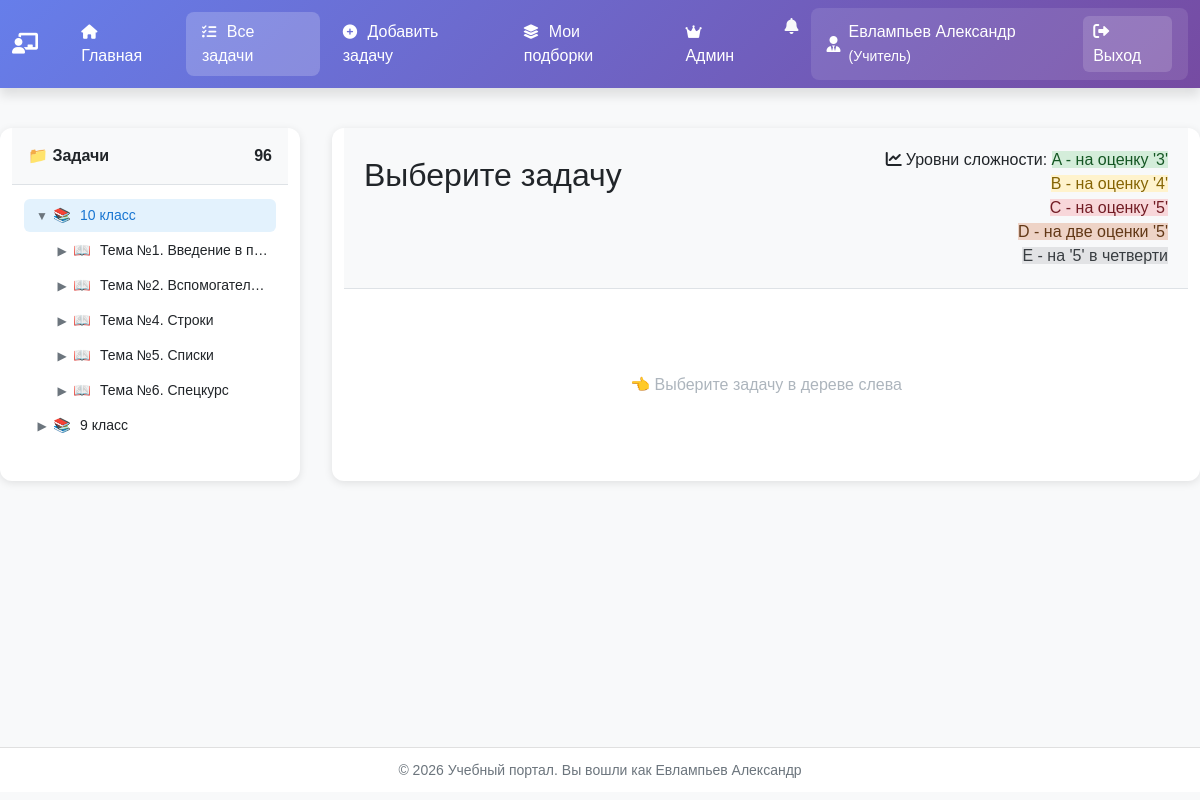
The page /tasks/ (signed in) on the database its author committed.
### users_app/models.py (models this page shows, shortened)
class User(AbstractUser):
    USER_TYPES = (
        ('teacher', 'Учитель'),
        ('student', 'Ученик'),
    )
    user_type = models.CharField(max_length=10, choices=USER_TYPES, default='student')
    middle_name = models.CharField('Отчество', max_length=50, blank=True)
    class Meta:
        verbose_name = 'Пользователь'
        verbose_name_plural = 'Пользователи'

### task_description_app/tasks/models.py (models this page shows, shortened)
class DifficultyLevel(models.Model):
    DIFFICULTY_CHOICES = [
        ('A', "Уровень A"),
        ('B', "Уровень B"),
        ('C', "Уровень C"),
        ('D', "Уровень D"),
        ('E', "Уровень E"),
    ]
    COLOR_CHOICES = [
        ('success', 'Зеленый (Easy)'),
        ('warning', 'Желтый (Medium)'),
        ('danger', 'Красный (Hard)'),
        ('brown', 'Коричневый (Very_Hard)'),
        ('dark', 'Черный (Expert)'),
    ]
    level_name = models.CharField(
        max_length=20,
        choices=DIFFICULTY_CHOICES,
        default='easy',
        unique=True,
        verbose_name='Уровень сложности'
    )
    display_name = models.CharField(
        max_length=50,
        verbose_name='Отображаемое название'
    )
    level_order = models.PositiveIntegerField(
        default=0,
        verbose_name='Порядок сортировки'
    )
    color_code = models.CharField(
        max_length=20,
        choices=COLOR_CHOICES,
        default='secondary',
        verbose_name='Цвет для отображения'
    )
    description = models.TextField(
        blank=True,
        verbose_name='Описание уровня'
    )
    class Meta:
        db_table = 'task_description_app_difficultylevel'
        verbose_name = 'Уровень сложности'
        verbose_name_plural = 'Уровни сложности'
        ordering = ['level_order', 'id']
    def get_grade_display(self):
        grade_map = {
            'A': "на оценку '3'",
            'B': "на оценку '4'",
            'C': "на оценку '5'",
            'D': "на две оценки '5'",
            'E': "на '5' в четверти",
        }
        return grade_map.get(self.level_name, self.display_name)

### task_description_app/tasks/views.py (the view)
# urls.py: path('', views.task_list, name='list'),
@login_required
def task_list(request):
    tasks = Task.objects.all()
    tree_data = build_tree_structure()
    total_tasks = Task.objects.count()
    difficulty_levels = DifficultyLevel.objects.all().order_by('level_order')
    context = {
        'tasks': tasks,
        'title': 'Список задач',
        'tree_data': json.dumps(tree_data),  # Передаем как JSON строку
        'total_tasks': total_tasks,
        'difficulty_levels': difficulty_levels,
    }
    return render(request, 'task_description_app/tasks/task_list.html', context)

### templates/task_description_app/tasks/task_list.html (shortened to what this page needs)
{% extends 'base.html' %}
{% load static %}
{% load pluralize_ru %}
{% block extra_css %}
    <link rel="stylesheet"
          href="https://cdnjs.cloudflare.com/ajax/libs/highlight.js/11.9.0/styles/atom-one-dark.min.css">
    <link rel="stylesheet" href="{% static 'tasks/css/tasks.css' %}">
{% endblock %}
{% block content %}
    <div class="row task-container">
        <div class="col-md-3 sidebar">
            <div class="sidebar-header">
                <span>📁 Задачи</span>
                <span id="totalTasks">{{ total_tasks }}</span>
            </div>
            <div class="tree-container">
                <ul class="tree" id="tree"></ul>
            </div>
        </div>
        <div class="col-md-5 list-content">
            <div class="list-content-header">
                <div class="d-flex justify-content-between align-items-start flex-wrap">
                    <div class="task-info">
                        <h2 id="currentTitle" class="mb-0">Выберите задачу</h2>
                    </div>
                    <div class="difficulty-legend">
                        <span class="legend-title">
                            <i class="fas fa-chart-line me-1"></i>Уровни сложности:
                        </span>
                        {% for level in difficulty_levels %}
                            <span class="legend-item level-{{ level.level_name }}" data-color="{{ level.color_code }}">
                                <span class="legend-text">{{ level.level_name }} - {{ level.get_grade_display }}</span>
                                <br>
                            </span>
                        {% endfor %}
                    </div>
                </div>
            </div>
            <div class="list-content-body" id="taskContent">
                <div class="empty">
                    👈 Выберите задачу в дереве слева
                </div>
            </div>
        </div>
    </div>
{% endblock %}

### templates/base.html (shortened to what this page needs)
<!DOCTYPE html>
<html lang="ru">
<head>
    {% load static %}
    <link rel="stylesheet" href="https://cdn.jsdelivr.net/npm/bootstrap@5.1.3/dist/css/bootstrap.min.css">
    <link rel="stylesheet" href="https://cdnjs.cloudflare.com/ajax/libs/font-awesome/6.0.0/css/all.min.css">
    <link rel="stylesheet"
          href="https://cdnjs.cloudflare.com/ajax/libs/highlight.js/11.9.0/styles/atom-one-dark.min.css">
    <link rel="stylesheet" href="{% static 'css/base/style.css' %}">
    {% if user.user_type == 'teacher' %}
        <link rel="stylesheet" href="{% static 'notifications/css/notifications.css' %}">
    {% endif %}
    <link rel="stylesheet" href="{% static 'css/components/buttons.css' %}">
    <link rel="stylesheet" href="{% static 'css/components/tabs.css' %}">
    {% block extra_css %}{% endblock %}
</head>
<body>
<nav class="navbar navbar-expand-lg navbar-dark">
    <div class="container">
        <a class="navbar-brand" href="{% url 'home' %}">
            <i class="fas {% if user.user_type == 'teacher' %}fa-chalkboard-teacher{% elif user.user_type == 'student' %}fa-user-graduate{% else %}fa-graduation-cap{% endif %} me-2"></i>
        </a>
        <div class="collapse navbar-collapse" id="navbarNav">
            {% if user.is_authenticated %}
                <ul class="navbar-nav me-auto">
                {% if user.user_type == 'teacher' %}
                    <ul class="navbar-nav me-auto">
                    <li class="nav-item">
                        <a class="nav-link {% if request.path == '/' or '/teacher/' in request.path %}active{% endif %}"
                           href="{% url 'teacher_dashboard' %}">
                            <i class="fas fa-home"></i> Главная
                        </a>
                    </li>
                    <li class="nav-item">
                        <a class="nav-link {% if '/tasks/' in request.path and '/tasks/task/add/' not in request.path and '/tasks/collections/' not in request.path and '/teacher/student/' not in request.path %}active{% endif %}"
                           href="{% url 'tasks_&_collections:tasks:list' %}">
                            <i class="fas fa-tasks"></i> Все задачи
                        </a>
                    </li>
                    <li class="nav-item">
                        <a class="nav-link {% if '/tasks/task/add/' in request.path %}active{% endif %}"
                           href="{% url 'tasks_&_collections:tasks:add' %}">
                            <i class="fas fa-plus-circle"></i> Добавить задачу
                        </a>
                    </li>
                    <li class="nav-item">
                        <a class="nav-link {% if '/tasks/collections/' in request.path and '/tasks/collections/my-assignments' not in request.path %}active{% endif %}"
                           href="{% url 'tasks_&_collections:collections:list' %}">
                            <i class="fas fa-layer-group"></i> Мои подборки
                        </a>
                    </li>
                {% endif %}
            {% if user.is_superuser %}
                <li class="nav-item">
                    <a class="nav-link" href="{% url 'assign_teacher' %}">
                        <i class="fas fa-crown me-1"></i> Aдмин
                    </a>
                </li>
            {% endif %}
            </ul>
                {% if user.user_type == 'teacher' %}
                    <div class="nav-item">
                        {% include 'notifications/widget.html' %}
                    </div>
                {% endif %}
                <div class="user-menu">
                    <i class="fas {% if user.user_type == 'teacher' %}fa-user-tie{% else %}fa-user{% endif %}"></i>
                    <span class="user-name">
                            {{ user.last_name }} {{ user.first_name }}
                        {% if user.user_type == 'teacher' %}
                            <small>(Учитель)</small>
                        {% else %}
                            <small>(Ученик)</small>
                        {% endif %}
                        </span>
                    <a href="{% url 'logout' %}" class="logout-btn" onclick="return confirm('Выйти из системы?')">
                        <i class="fas fa-sign-out-alt me-1"></i> Выход
                    </a>
                </div>
            {% endif %}
        </div>
    </div>
</nav>
<div class="main-content">
    <div class="container">
        {% block content %}
        {% endblock %}
    </div>
</div>
<footer class="footer">
    <div class="container text-center">
        <small>
            &copy; {% now "Y" %} Учебный портал.
            {% if user.is_authenticated %}
                Вы вошли как {{ user.last_name }} {{ user.first_name }}
            {% else %}
                Все права защищены
            {% endif %}
        </small>
    </div>
</footer>
</body>
</html>

### static/css/base/style.css (style rules this page uses)
* { margin: 0; padding: 0; box-sizing: border-box; }
html, body { width: 100%; overflow-x: auto; }
body { background: #f8f9fa; font-family: 'GOST type B', Tahoma, Geneva, Verdana, sans-serif; min-height: 99vh; display: flex; flex-direction: column; }
.container { width: 100%; max-width: 1980px; }
.navbar { background: linear-gradient(135deg, #667eea 0%, #764ba2 100%); box-shadow: 0 8px 10px rgba(0, 0, 0, 0.1); }
.navbar-brand, .nav-link { color: white !important; }
.navbar-brand { font-weight: 600; font-size: 1.3rem; }
.nav-link { position: relative; padding: 0.5rem 1rem !important; margin: 0 0.2rem; border-radius: 8px; transition: all 0.3s; }
.nav-link.active { background: rgba(255, 255, 255, 0.2); font-weight: 500; }
.nav-link i { margin-right: 6px; font-size: 0.9rem; }
.me-auto { margin: auto; }
.user-menu { display: flex; align-items: center; color: white; padding: 0.5rem 1rem; border-radius: 8px; background: rgba(255, 255, 255, 0.1); }
.user-menu i { margin-right: 8px; font-size: 1rem; }
.user-name { margin-right: 12px; font-weight: 500; }
.main-content { flex: 1; padding: 20px 0; }
.footer { background: white; padding: 10px 0; margin-top: auto; border-top: 1px solid #e0e0e0; color: #6c757d; }
.level-A { background: #d4edda; color: #155724; }
.level-B { background: #fff3cd; color: #856404; }
.level-C { background: #f8d7da; color: #721c24; }
.level-D { background: #eed3c6; color: #623816; }
.level-E { background: #e2e3e5; color: #383d41; }

### static/css/components/buttons.css (style rules this page uses)
.logout-btn { color: white; text-decoration: none; padding: 4px 10px; border-radius: 6px; background: rgba(255, 255, 255, 0.15); transition: all 0.3s; }

### task_description_app/static/tasks/css/tasks.css (style rules this page uses)
.task-container { gap: 2rem; }
.tree, .tree ul { list-style: none; padding-left: 20px; }
.tree { padding-left: 0; }
.task-container { margin-top: 20px; }
.sidebar { background: white; border-radius: 12px; overflow: auto; position: sticky; display: flex; flex-direction: column; box-shadow: 0 2px 8px rgba(0, 0, 0, 0.1); }
.sidebar-header { padding: 16px; background: #f8f9fa; border-bottom: 1px solid #dee2e6; font-weight: 600; display: flex; justify-content: space-between; }
.tree-container { flex: 1; overflow-y: auto; padding: 12px; }
.list-content { flex: 1; background: white; border-radius: 12px; box-shadow: 0 2px 8px rgba(0, 0, 0, 0.1); display: flex; flex-direction: column; }
.list-content-header { padding: 20px; background: #f8f9fa; border-bottom: 1px solid #dee2e6; }
.list-content-body { flex: 1; overflow-y: auto; padding: 24px; }
.empty { color: #adb5bd; text-align: center; padding: 60px 20px; }
:root { --level-success: #28a745; --level-warning: #ffc107; --level-danger: #dc3545; --level-brown: #8B4513; --level-dark: #343a40; }
.task-info { flex: 1; }
.difficulty-legend { margin-left: 20px; white-space: nowrap; text-align: right; }

### rows shown on the page
User: last_name "Евлампьев", first_name "Александр"
DifficultyLevel: level_name "A", grade "на оценку '3'"
DifficultyLevel: level_name "B", grade "на оценку '4'"
DifficultyLevel: level_name "C", grade "на оценку '5'"
DifficultyLevel: level_name "D", grade "на две оценки '5'"
DifficultyLevel: level_name "E", grade "на '5' в четверти"

### other values the page prints
{{ total_tasks }} "96"
